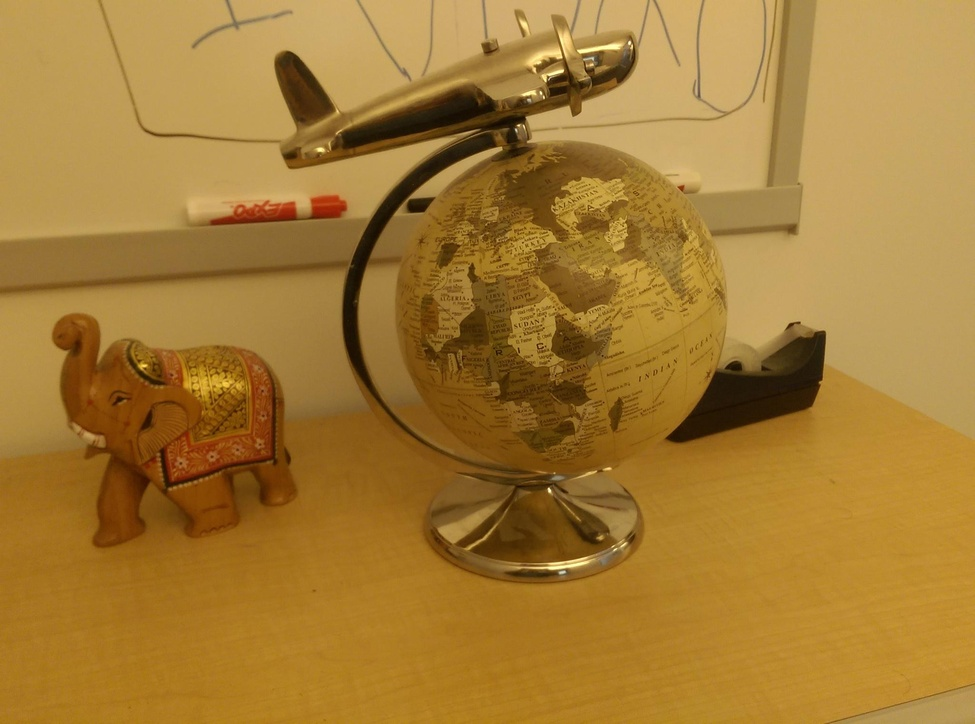
%> input picture data/image1.jpg, 975 x 724 px, shrunk from 2048 x 1520 before the run
$ octave structure_from_motion.m   (GNU Octave 9; MATLAB toolbox functions it lacks are replaced by stand-ins)
%> lines starting %> are read from the running program, lines starting %| are printed output that depends on the picture
% Init
clc
clear

% Read images
I1 = imread('data\image1.jpg');
%> I1 is the input picture: size 724x975x3 uint8; mean R, G, B 164.1, 123.4, 52.7
I2 = imread('data\image2.jpg');
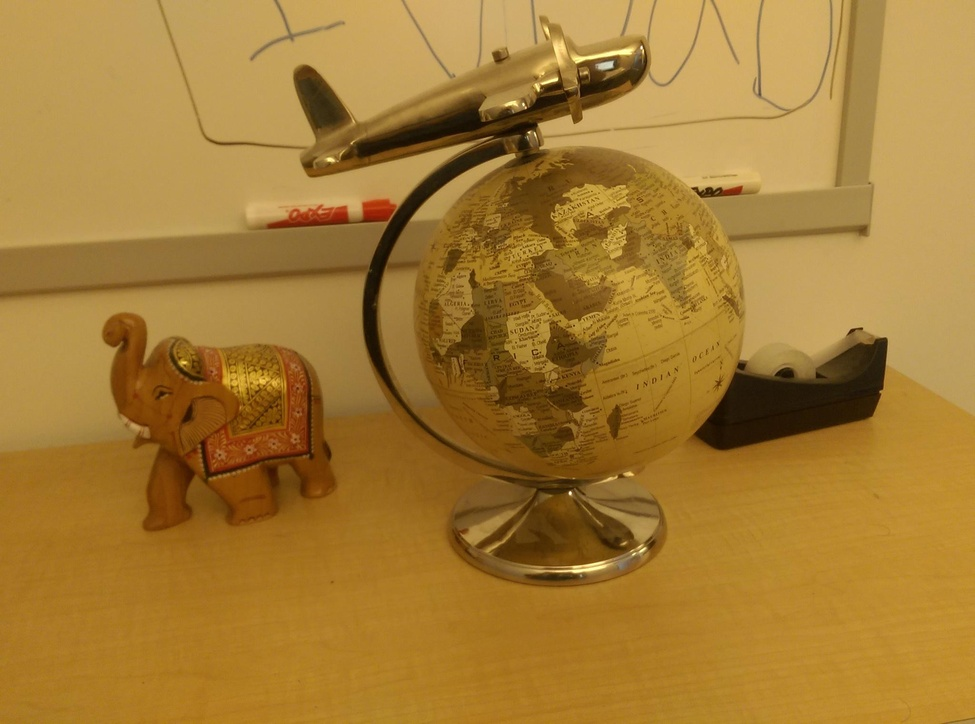
%> input picture data/image2.jpg, 975 x 724 px, shrunk from 2048 x 1520 before the run
%> I2 is the input picture: size 724x975x3 uint8; mean R, G, B 164.4, 123.6, 52.4

% Show images
figure(1);
imshowpair(I1, I2, 'montage');
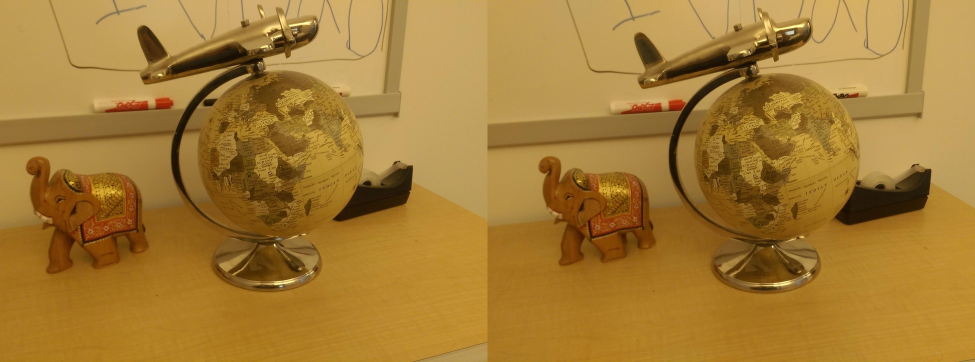
%> displayed picture: size 724x1950x3, on the screen's scale of 0 to 255 (shown at 1/2 size); mean R, G, B 164.3, 123.5, 52.5

% Load precomputed camera parameters
%> (the run ends here)
